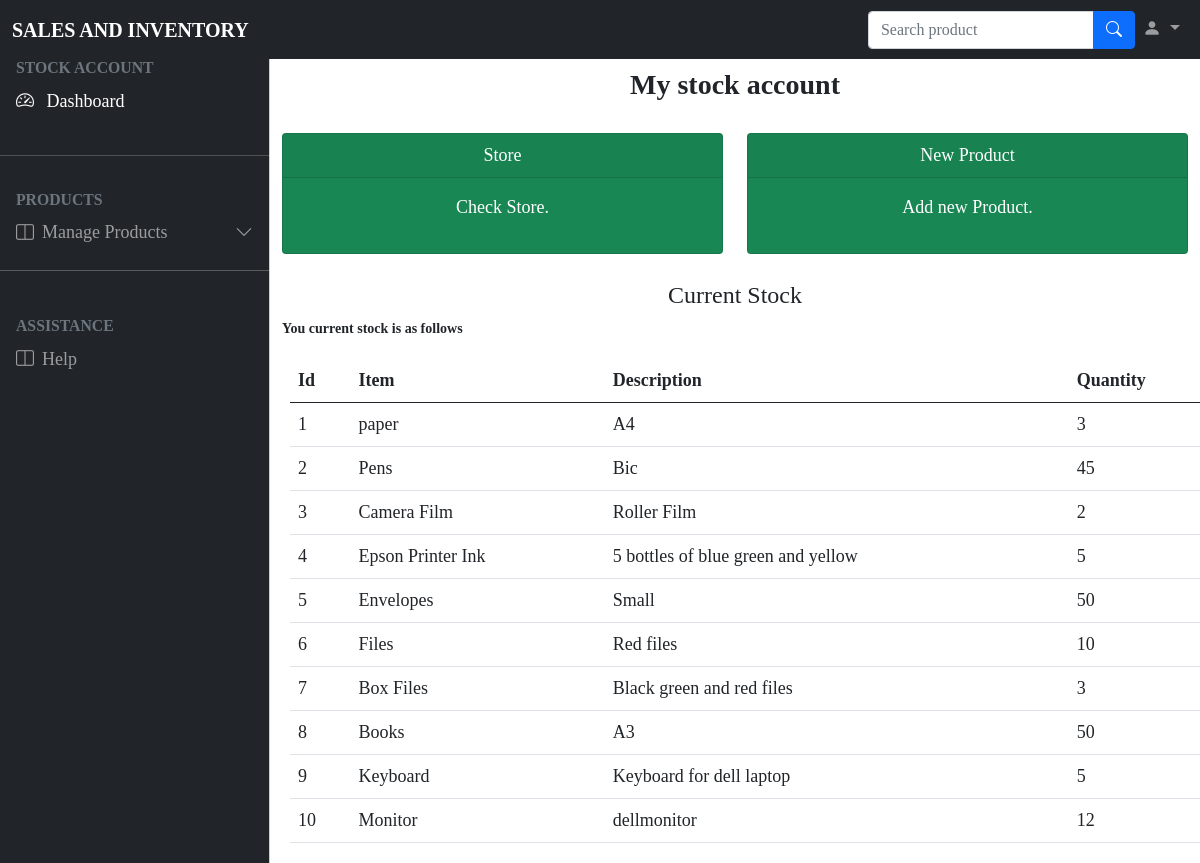
/stockmanager.php (signed in), run on the app's committed database.
### tables this page shows
CREATE TABLE `stock` (
  `id` int(11) NOT NULL,
  `name` varchar(50) NOT NULL,
  `descri` varchar(50) NOT NULL,
  `qtty` int(50) NOT NULL
);

### stockmanager.php (the view, shortened to what this page needs)
<!DOCTYPE html>
<html>
<head>
	<link rel="stylesheet" type="text/css" href="bootstrap-5.0.2-dist/css/bootstrap.min.css">
	<link rel="stylesheet" type="text/css" href="DataTables/datatables.min.css"/>
	<link rel="stylesheet" href="https://cdn.jsdelivr.net/npm/bootstrap-icons@1.8.3/font/bootstrap-icons.css">
	<link rel="stylesheet" type="text/css" href="bootstrap-5.0.2-dist/css/style.css">
</head>
<body class="" style="font-family:cursive;font-size: large;">
	<nav class="navbar navbar-expand-lg navbar-dark bg-dark fixed-top">
	  <div class="container-fluid">
	    <a class="navbar-brand fw-bold text-uppercase me-auto" href="#">Sales and Inventory</a>
	    <div class="collapse navbar-collapse" id="navbarSupportedContent">
	      <form class="d-flex ms-auto" role="search">
	      	<div class="input-group my-3 my-lg-0">
	        	<input type="text" class="form-control" placeholder="Search product" aria-label="Recipient's username" aria-describedby="button-addon2">
			  	<button class="btn btn-primary" type="button" id="button-addon2"><i class="bi bi-search"></i></button>
			</div>
	      </form>
	      <ul class="navbar-nav mb-2 mb-lg-0">
	      	<li class="nav-item dropdown">
	          <a class="nav-link dropdown-toggle" href="#" id="navbarDropdown" role="button" data-bs-toggle="dropdown" aria-expanded="false">
	            <i class="bi bi-person-fill"></i>
	          </a>
	        </li>
	      </ul>
	    </div>
	  </div>
	</nav>
	<div class="offcanvas offcanvas-start sidebar-nav bg-dark text-white" tabindex="-1" id="offcanvasExample" aria-labelledby="offcanvasExampleLabel">
	  <div class="offcanvas-body p-0">
	  	<nav class="navbar-dark">
	  		<ul class="navbar-nav">
	  			<li>
	  				<div class="text-muted small fw-bold text-uppercase px-3">Stock account
	  				</div>
	  			</li>
	  			<li>
	  				<a href="#" class="nav-link px-3 active">
	  				<span class="me-2">
	  					<i class="bi bi-speedometer2"></i>
	  				</span>
	  				<span>Dashboard</span>
	  				</a>
	  			</li>
	  			<li class="my-4">
	  				<hr class="dropdown-divider">
	  			</li>
	  			<li>
	  				<div class="text-muted small fw-bold text-uppercase px-3">Products
	  				</div>
	  			</li>
	  			<li>
	  				<a class="nav-link px-3 sidebar-link" data-bs-toggle="collapse" href="#collapseExample" role="button" aria-expanded="false" aria-controls="collapseExample">
				    <span class="me-2">
	  					<i class="bi bi-layout-split"></i>
	  				</span>
	  				<span>Manage Products</span>
	  				<span class="right-icon ms-auto"><i class="bi bi-chevron-down"></i></span>
				  	</a>
				</li><hr><br>
				<li>
	  				<div class="text-muted small fw-bold text-uppercase px-3">Assistance
	  				</div>
	  			</li>
				<li>
	  				<a class="nav-link px-3 sidebar-link"  href="#collapseExample" role="button" aria-expanded="false" aria-controls="collapseExample">
				    <span class="me-2">
	  					<i class="bi bi-layout-split"></i>
	  				</span>
	  				<span>Help</span>
				  	</a>
				</li><br>
	  		</ul>
	  	</nav>
	  </div>
	</div>
	<main class="mt-5 pt-3">
		<div class="container-fluid" id="container">
			<div class="row">
				<div class="col-md-12 fw-bold fs-3 text-center">My stock account</div>
			</div><br>
			<div class="row">
				<div class="col" >
					<div class="card text-white bg-success mb-3 h-100"  >
						<div class="card-header text-center" >Store</div>
						  <div class="card-body">
						    <p class="card-text text-center">Check Store.</p>
						  </div>
					</div>
				</div>
				<div class="col">
					<div class="card text-white bg-success mb-3 h-100" >
						<div class="card-header text-center">New Product</div>
						  <div class="card-body">
						    <p class="card-text text-center">Add new Product.</p>
						  </div>
					</div>
				</div>
			</div><br>
			<div class="row">
				<table class="table caption-top" style="margin: 20px;">
				  <h4 class="text-center">Current Stock</h4>
				  <thead>
				    <tr>
				      <th scope="col">Id</th>
				      <th scope="col">Item</th>
				      <th scope="col">Description</th>
				      <th scope="col">Quantity</th>
				    </tr>
				  </thead>
				  <tbody>
				    <?php
		            include("config.php");
		            $mydb ="SELECT * FROM  stock";
		            $run=mysqli_query($dbconn,$mydb);
		            if(mysqli_num_rows($run) > 0){
		                echo "<div style='font-size:14px;'>"."<b>"."You current stock is as  follows"."</b>"."<div>";
		            	$a =0;
		                while($row=mysqli_fetch_array($run)){
		                    $name=$row[1];
		                    $descri  =$row[2];
		                    $qtty =$row[3];
		                    $a+=1;
		                  echo '<tr>';
		                    echo'<td>' . $a.'</td>';
		                    echo'<td>' .$name.'</td>';
		                    echo'<td>' .$descri.'</td>';
		                    echo'<td>' .$qtty.'</td>';
		                  echo '</tr>';
		                }
		            }else{
		            echo "<h3 >You have no current stock</h3>";
		            }
		            ?>
				  </tbody>
				</table>
			</div>
		</div>
	</main>
</body>
</html>

### stockmanager.php (style rules this page uses)
a { text-decoration: none; color: white; }

### data on the page
stock: name "paper", descri "A4", qtty "3"
stock: name "Pens", descri "Bic", qtty "45"
stock: name "Camera Film", descri "Roller Film", qtty "2"
stock: name "Epson Printer Ink", descri "5 bottles of blue green and yellow", qtty "5"
stock: name "Envelopes", descri "Small", qtty "50"
stock: name "Files", descri "Red files", qtty "10"
stock: name "Box Files", descri "Black green and red files", qtty "3"
stock: name "Books", descri "A3", qtty "50"
stock: name "Keyboard", descri "Keyboard for dell laptop", qtty "5"
stock: name "Monitor", descri "dellmonitor", qtty "12"
